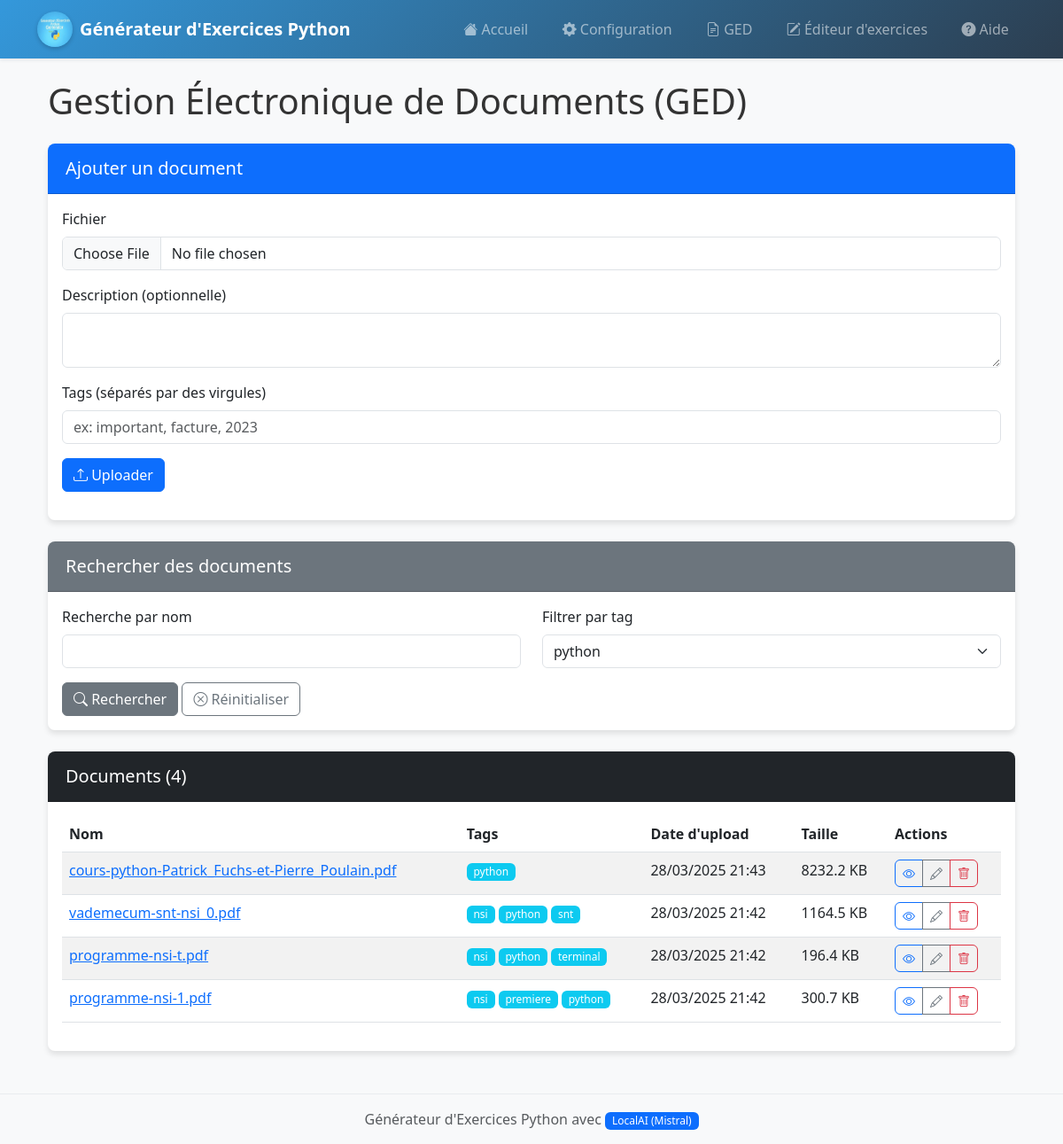
Page /ged/search?tag=python on the committed database.
### app.py (models this page shows)
class Document(db.Model):
    id = db.Column(db.Integer, primary_key=True)
    nom_fichier = db.Column(db.String(255), nullable=False)
    nom_unique = db.Column(db.String(36), unique=True)  # UUID4
    date_upload = db.Column(db.DateTime, default=db.func.current_timestamp())
    taille_fichier = db.Column(db.Integer)  # Taille en octets
    type_mime = db.Column(db.String(100))  # Type MIME du fichier
    description = db.Column(db.Text)  # Description optionnelle
    user_id = db.Column(db.Integer)
    tags = db.relationship('Tag', secondary='document_tags', backref='documents')

class Tag(db.Model):
    id = db.Column(db.Integer, primary_key=True)
    nom = db.Column(db.String(50), unique=True)

### app.py (the view)
@app.route('/ged/search')
def search_documents():
    query = request.args.get('q', '')
    tag = request.args.get('tag', '')
    documents_query = Document.query
    if query:
        documents_query = documents_query.filter(Document.nom_fichier.ilike(f'%{query}%'))
    if tag:
        documents_query = documents_query.join(Document.tags).filter(Tag.nom == tag)
    documents = documents_query.order_by(Document.date_upload.desc()).all()
    tags = Tag.query.order_by(Tag.nom).all()
    return render_template('ged.html', documents=documents, tags=tags, query=query, selected_tag=tag)

### templates/ged.html (shortened to what this page needs)
{% extends "layout.html" %}
{% block content %}
<div class="container">
    <h1 class="mb-4">Gestion Électronique de Documents (GED)</h1>
    <div class="card mb-4">
        <div class="card-header bg-primary text-white">
            <h5 class="mb-0">Ajouter un document</h5>
        </div>
        <div class="card-body">
            <form id="uploadForm" enctype="multipart/form-data">
                <div class="mb-3">
                    <label for="file" class="form-label">Fichier</label>
                    <input type="file" class="form-control" id="file" name="file" required>
                </div>
                <div class="mb-3">
                    <label for="description" class="form-label">Description (optionnelle)</label>
                    <textarea class="form-control" id="description" name="description" rows="2"></textarea>
                </div>
                <div class="mb-3">
                    <label for="tags" class="form-label">Tags (séparés par des virgules)</label>
                    <input type="text" class="form-control" id="tags" name="tags" placeholder="ex: important, facture, 2023">
                </div>
                <button type="submit" class="btn btn-primary">
                    <i class="bi bi-upload"></i> Uploader
                </button>
            </form>
        </div>
    </div>
    <div class="card mb-4">
        <div class="card-header bg-secondary text-white">
            <h5 class="mb-0">Rechercher des documents</h5>
        </div>
        <div class="card-body">
            <form action="{{ url_for('search_documents') }}" method="get">
                <div class="row">
                    <div class="col-md-6 mb-3">
                        <label for="q" class="form-label">Recherche par nom</label>
                        <input type="text" class="form-control" id="q" name="q" value="{{ query|default('') }}">
                    </div>
                    <div class="col-md-6 mb-3">
                        <label for="tag" class="form-label">Filtrer par tag</label>
                        <select class="form-select" id="tag" name="tag">
                            {% for tag in tags %}
                            <option value="{{ tag.nom }}" {% if selected_tag == tag.nom %}selected{% endif %}>{{ tag.nom }}</option>
                            {% endfor %}
                        </select>
                    </div>
                </div>
                <button type="submit" class="btn btn-secondary">
                    <i class="bi bi-search"></i> Rechercher
                </button>
                {% if query or selected_tag %}
                <a href="{{ url_for('ged') }}" class="btn btn-outline-secondary">
                    <i class="bi bi-x-circle"></i> Réinitialiser
                </a>
                {% endif %}
            </form>
        </div>
    </div>
    <div class="card">
        <div class="card-header bg-dark text-white">
            <h5 class="mb-0">Documents ({{ documents|length }})</h5>
        </div>
        <div class="card-body">
            {% if documents %}
            <div class="table-responsive">
                <table class="table table-striped table-hover">
                    <thead>
                        <tr>
                            <th>Nom</th>
                            <th>Tags</th>
                            <th>Date d'upload</th>
                            <th>Taille</th>
                            <th>Actions</th>
                        </tr>
                    </thead>
                    <tbody>
                        {% for document in documents %}
                        <tr>
                            <td>
                                <a href="{{ url_for('view_document', document_id=document.id) }}" target="_blank">
                                    {{ document.nom_fichier }}
                                </a>
                            </td>
                            <td>
                                {% for tag in document.tags %}
                                <a href="{{ url_for('search_documents', tag=tag.nom) }}" class="badge bg-info text-decoration-none">
                                    {{ tag.nom }}
                                </a>
                                {% endfor %}
                            </td>
                            <td>{{ document.date_upload.strftime('%d/%m/%Y %H:%M') }}</td>
                            <td>{{ (document.taille_fichier / 1024)|round(1) }} KB</td>
                            <td>
                                <div class="btn-group">
                                    <a href="{{ url_for('view_document', document_id=document.id) }}" class="btn btn-sm btn-outline-primary" target="_blank" title="Voir">
                                        <i class="bi bi-eye"></i>
                                    </a>
                                    <a href="{{ url_for('edit_document', document_id=document.id) }}" class="btn btn-sm btn-outline-secondary" title="Modifier">
                                        <i class="bi bi-pencil"></i>
                                    </a>
                                    <button type="button" class="btn btn-sm btn-outline-danger" data-bs-toggle="modal" data-bs-target="#deleteModal{{ document.id }}" title="Supprimer">
                                        <i class="bi bi-trash"></i>
                                    </button>
                                </div>
                            </td>
                        </tr>
                        {% endfor %}
                    </tbody>
                </table>
            </div>
            {% else %}
            <div class="alert alert-info">
                <i class="bi bi-info-circle"></i> Aucun document trouvé.
            </div>
            {% endif %}
        </div>
    </div>
</div>
{% endblock %}

### static/style.css (style rules this page uses)
:root { --primary-color: #3498db; --secondary-color: #2c3e50; --accent-color: #e74c3c; --success-color: #2ecc71; --warning-color: #f39c12; --info-color: #3498db; --light-color: #ecf0f1; --dark-color: #2c3e50; --transition-speed: 0.3s; --box-shadow: 0 4px 6px rgba(0, 0, 0, 0.1); --hover-shadow: 0 6px 12px rgba(0, 0, 0, 0.15); }
body { font-family: 'Segoe UI', Tahoma, Geneva, Verdana, sans-serif; background-color: #f8f9fa; color: #333; transition: background-color var(--transition-speed); }
.card { box-shadow: var(--box-shadow); border: none; margin-bottom: 1.5rem; transition: all var(--transition-speed); border-radius: 0.5rem; overflow: hidden; }
.card-header { font-weight: 600; padding: 1rem 1.25rem; }
.card { animation: fadeIn 0.5s ease-out; }
.form-label { font-weight: 500; transition: all var(--transition-speed); }
.form-select, .form-control { transition: all var(--transition-speed); border-radius: 0.375rem; }
.btn { transition: all var(--transition-speed); border-radius: 0.375rem; position: relative; overflow: hidden; }
.btn::after { content: ''; position: absolute; top: 50%; left: 50%; width: 5px; height: 5px; background: rgba(255, 255, 255, 0.5); opacity: 0; border-radius: 100%; transform: scale(1, 1) translate(-50%, -50%); transform-origin: 50% 50%; }
.badge { transition: all var(--transition-speed); font-weight: 500; }

### rows in the picture
Document: nom_fichier "cours-python-Patrick_Fuchs-et-Pierre_Poulain.pdf", date_upload "28/03/2025 21:43", (document.taille_fichier/1024)|round(1) "8232.2"
Tag: nom "python"
Document: nom_fichier "vademecum-snt-nsi_0.pdf", date_upload "28/03/2025 21:42", (document.taille_fichier/1024)|round(1) "1164.5"
Tag: nom "nsi"
Tag: nom "snt"
Document: nom_fichier "programme-nsi-t.pdf", date_upload "28/03/2025 21:42", (document.taille_fichier/1024)|round(1) "196.4"
Tag: nom "terminal"
Document: nom_fichier "programme-nsi-1.pdf", date_upload "28/03/2025 21:42", (document.taille_fichier/1024)|round(1) "300.7"
Tag: nom "premiere"

### other values in the picture
{{ documents|length }} "4"
form field tag "python"
